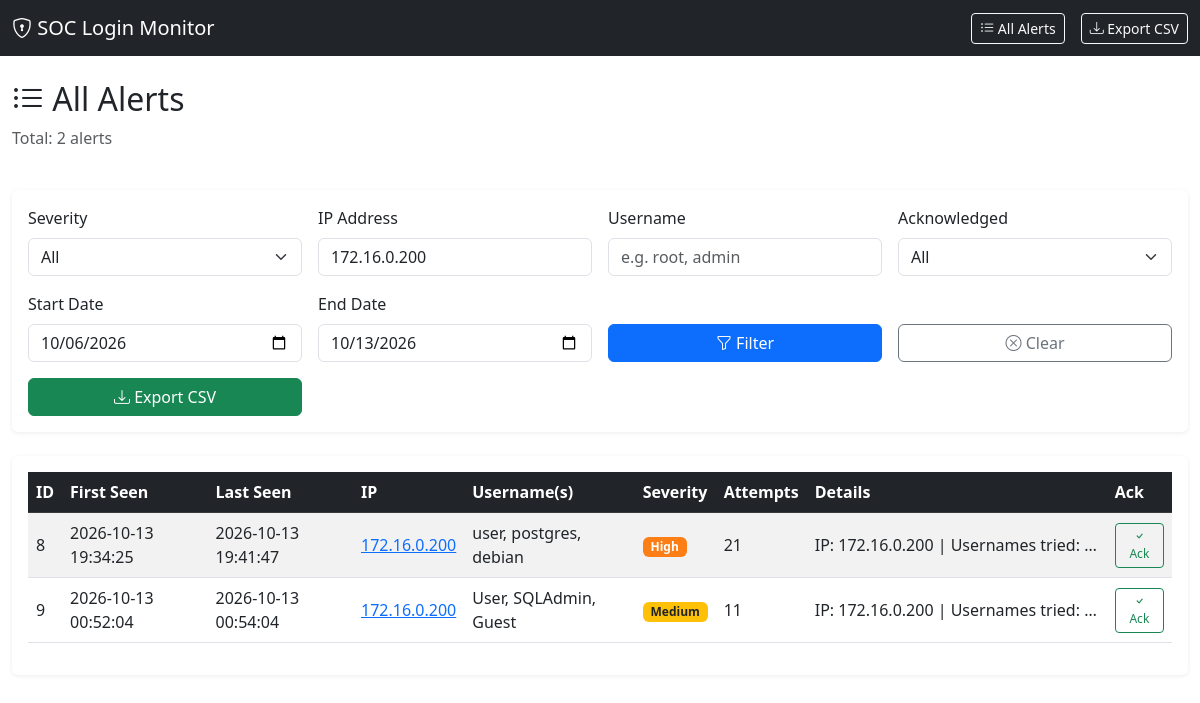
The page /alerts?ip=172.16.0.200 on the database its author committed.
### tables this page shows
CREATE TABLE alerts (
    id INTEGER PRIMARY KEY AUTOINCREMENT,
    first_seen TEXT NOT NULL,
    last_seen TEXT NOT NULL,
    ip TEXT NOT NULL,
    username TEXT NOT NULL,
    severity TEXT NOT NULL,
    attempt_count INTEGER NOT NULL,
    details TEXT,
    source TEXT NOT NULL,
    acknowledged INTEGER DEFAULT 0
);

### app/dashboard.py (the view)
    @app.route("/alerts")
    def alerts():
        page = request.args.get("page", 1, type=int)
        severity = request.args.get("severity", "")
        ip = request.args.get("ip", "")
        username = request.args.get("username", "")
        acknowledged = request.args.get("acknowledged", "")
        start_date = request.args.get("start_date", "")
        end_date = request.args.get("end_date", "")
        engine = AlertEngine(config=app.config["CONFIG"])
        filters = {}
        if severity:
            filters["severity"] = severity
        if ip:
            filters["ip"] = ip
        if username:
            filters["username"] = username
        if acknowledged:
            filters["acknowledged"] = acknowledged == "true"
        if start_date:
            filters["start_date"] = datetime.fromisoformat(start_date)
        if end_date:
            filters["end_date"] = datetime.fromisoformat(end_date) + timedelta(days=1)
        per_page = app.config["PER_PAGE"]
        offset = (page - 1) * per_page
        alerts_list = engine.get_alerts(limit=per_page, offset=offset, **filters)
        total = len(engine.get_alerts(limit=10000, **filters))
        engine.close()
        total_pages = (total + per_page - 1) // per_page
        return render_template(
            "alerts.html",
            alerts=alerts_list,
            page=page,
            total_pages=total_pages,
            total=total,
            filters=request.args,
            severities=["Critical", "High", "Medium", "Low"],
        )

### app/alert_engine.py (called while the page is built)
    def close(self):
        self.conn.close()

### app/models.py (called while the page is built)
def init_db(db_path: str) -> sqlite3.Connection:
    Path(db_path).parent.mkdir(parents=True, exist_ok=True)
    conn = sqlite3.connect(db_path)
    conn.row_factory = sqlite3.Row
    conn.executescript(SCHEMA)
    conn.commit()
    return conn

    @classmethod
    def from_row(cls, row: sqlite3.Row) -> "Alert":
        return cls(
            id=row["id"],
            first_seen=datetime.fromisoformat(row["first_seen"]) if row["first_seen"] else None,
            last_seen=datetime.fromisoformat(row["last_seen"]) if row["last_seen"] else None,
            ip=row["ip"],
            username=row["username"],
            severity=row["severity"],
            attempt_count=row["attempt_count"],
            details=row["details"],
            source=row["source"],
            acknowledged=bool(row["acknowledged"]),
        )

### templates/alerts.html (shortened to what this page needs)
{% extends "base.html" %}
{% block content %}
<div class="row mb-4">
    <div class="col-12">
        <h2><i class="bi bi-list-ul"></i> All Alerts</h2>
        <p class="text-muted">Total: {{ total }} alerts</p>
    </div>
</div>
<div class="row mb-4">
    <div class="col-12">
        <div class="card">
            <div class="card-body">
                <form method="GET" class="row g-3" id="filterForm">
                    <div class="col-md-3">
                        <label class="form-label">Severity</label>
                        <select name="severity" class="form-select">
                            <option value="">All</option>
                        </select>
                    </div>
                    <div class="col-md-3">
                        <label class="form-label">IP Address</label>
                        <input type="text" name="ip" class="form-control" placeholder="e.g. 192.168.1.100" value="{{ filters.get('ip', '') }}">
                    </div>
                    <div class="col-md-3">
                        <label class="form-label">Username</label>
                        <input type="text" name="username" class="form-control" placeholder="e.g. root, admin" value="{{ filters.get('username', '') }}">
                    </div>
                    <div class="col-md-3">
                        <label class="form-label">Acknowledged</label>
                        <select name="acknowledged" class="form-select">
                            <option value="">All</option>
                        </select>
                    </div>
                    <div class="col-md-3">
                        <label class="form-label">Start Date</label>
                        <input type="date" name="start_date" class="form-control" value="{{ filters.get('start_date', '') }}">
                    </div>
                    <div class="col-md-3">
                        <label class="form-label">End Date</label>
                        <input type="date" name="end_date" class="form-control" value="{{ filters.get('end_date', '') }}">
                    </div>
                    <div class="col-md-3 d-flex align-items-end">
                        <button type="submit" class="btn btn-primary w-100"><i class="bi bi-funnel"></i> Filter</button>
                    </div>
                    <div class="col-md-3 d-flex align-items-end">
                        <a href="{{ url_for('alerts') }}" class="btn btn-outline-secondary w-100"><i class="bi bi-x-circle"></i> Clear</a>
                    </div>
                    <div class="col-md-3 d-flex align-items-end">
                        <a href="{{ url_for('export', **request.args) }}" class="btn btn-success w-100"><i class="bi bi-download"></i> Export CSV</a>
                    </div>
                </form>
            </div>
        </div>
    </div>
</div>
<div class="row">
    <div class="col-12">
        <div class="card">
            <div class="card-body">
                <div class="table-responsive">
                    <table class="table table-hover table-striped" id="alertsTable">
                        <thead class="table-dark">
                            <tr>
                                <th>ID</th>
                                <th>First Seen</th>
                                <th>Last Seen</th>
                                <th>IP</th>
                                <th>Username(s)</th>
                                <th>Severity</th>
                                <th>Attempts</th>
                                <th>Details</th>
                                <th>Ack</th>
                            </tr>
                        </thead>
                        <tbody>
                            {% for alert in alerts %}
                            <tr>
                                <td>{{ alert.id }}</td>
                                <td>{{ alert.first_seen.strftime('%Y-%m-%d %H:%M:%S') if alert.first_seen else 'N/A' }}</td>
                                <td>{{ alert.last_seen.strftime('%Y-%m-%d %H:%M:%S') if alert.last_seen else 'N/A' }}</td>
                                <td><a href="{{ url_for('alerts', ip=alert.ip) }}">{{ alert.ip }}</a></td>
                                <td>{{ alert.username }}</td>
                                <td><span class="badge severity-{{ alert.severity.lower() }}">{{ alert.severity }}</span></td>
                                <td>{{ alert.attempt_count }}</td>
                                <td class="text-truncate" style="max-width: 300px;">{{ alert.details }}</td>
                                <td>
                                    {% if alert.acknowledged %}
                                        <i class="bi bi-check-circle-fill text-success" title="Acknowledged"></i>
                                    {% else %}
                                        <button class="btn btn-sm btn-outline-success acknowledge-btn" data-alert-id="{{ alert.id }}">
                                            <i class="bi bi-check"></i> Ack
                                        </button>
                                    {% endif %}
                                </td>
                            </tr>
                            {% else %}
                            <tr>
                                <td colspan="9" class="text-center text-muted">No alerts match the current filters</td>
                            </tr>
                            {% endfor %}
                        </tbody>
                    </table>
                </div>
            </div>
        </div>
    </div>
</div>
{% endblock %}

### static/css/style.css (style rules this page uses)
.severity-high { background-color: #fd7e14; color: white; }
.severity-medium { background-color: #ffc107; color: #212529; }
.table th, .table td { vertical-align: middle; }
.text-truncate { overflow: hidden; text-overflow: ellipsis; white-space: nowrap; }
.card { border: none; box-shadow: 0 1px 4px rgba(0,0,0,0.08); }
.badge { font-size: 0.75rem; padding: 0.35em 0.65em; }
.acknowledge-btn { padding: 0.2rem 0.5rem; font-size: 0.75rem; }

### rows shown on the page
alerts: id "8", first_seen "2026-10-13 19:34:25", last_seen "2026-10-13 19:41:47", ip "172.16.0.200", username "user, postgres, debian", severity "High", attempt_count "21", details "IP: 172.16.0.200 | Usernames tried:…"
alerts: id "9", first_seen "2026-10-13 00:52:04", last_seen "2026-10-13 00:54:04", ip "172.16.0.200", username "User, SQLAdmin, Guest", severity "Medium", attempt_count "11", details "IP: 172.16.0.200 | Usernames tried:…"

### other values the page prints
{{ total }} "2"
